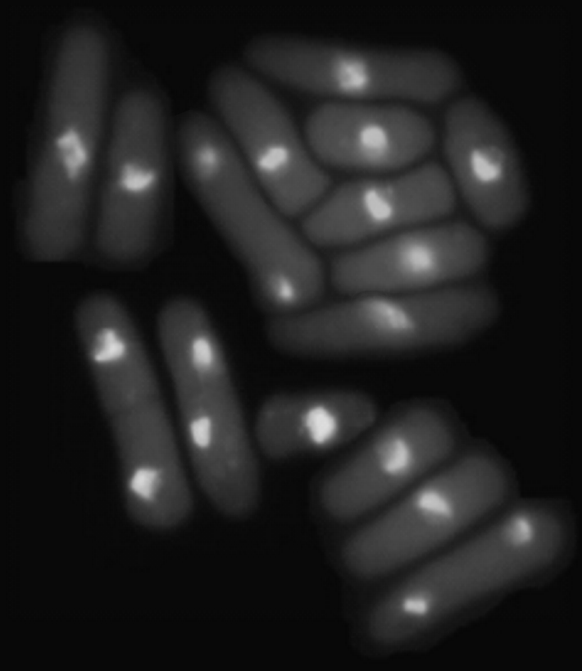
#> input picture immagini/Immagini/yeast.tif, 582 x 671 px, shrunk from 710 x 818 before the run, found by its file name
$ python esercizio_6.py
#> lines starting #> are read from the running program, lines starting #| are printed output that depends on the picture; after the words box and inside, x2 and y2 are one past the last pixel; in counts of white or black regions, pixels touching at a corner belong together
import numpy as np
import matplotlib.pyplot as plt
import scipy.ndimage as ndi
import skimage.io as io
from sklearn.cluster import k_means

def thresholding_locale(x):
    a = 30
    b = 1.5
    avg_glob = np.mean(x)
#> avg_glob = 33.11
    std_loc = ndi.generic_filter(x, np.std, (3,3))
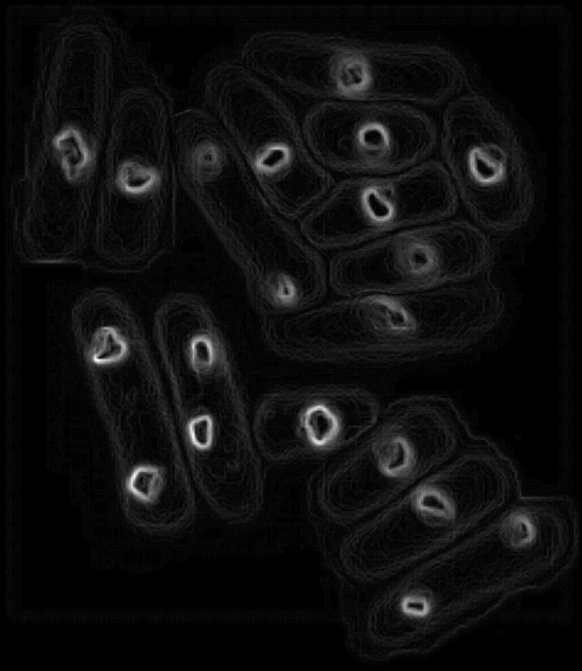
#> std_loc: shape (671, 582) float32; min 0, max 21.3, mean 1.2; drawn with min black and max white
    map = (x>std_loc*a) & (x>avg_glob*b)
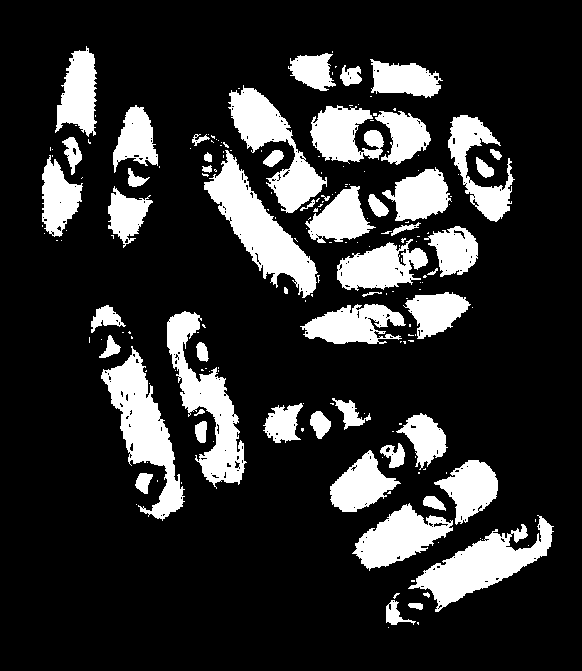
#> map: shape (671, 582) bool; 18.6% white; 190 white regions (136 under 20 px), largest, box (x1, y1, x2, y2) and area: (204, 150, 318, 298) 5588, (101, 346, 185, 521) 5286, (167, 311, 247, 489) 5045
    return map

if __name__ == '__main__':
    path = 'C:\\Users\\rocco\\Documents\\università\\ESM\\laboratorio\\Immagini\\'
    im = path + 'yeast.tif'

    x = np.float32(io.imread(im))
    map = thresholding_locale(x)

    plt.figure(1)
    plt.imshow(x, clim=[0,255], cmap='gray')
    plt.title('input')
    plt.colorbar()
    plt.figure(2)
    plt.imshow(map, clim=[0,1], cmap='gray')
    plt.title('label map')

    plt.show()
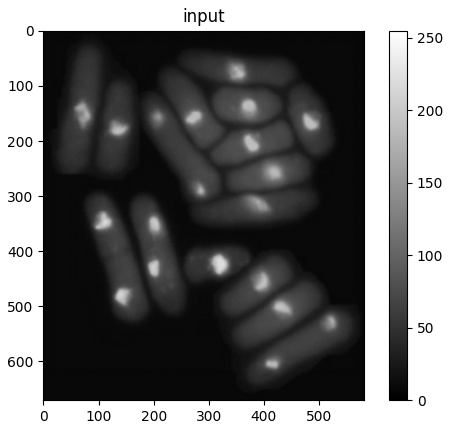
#> figure drawn by matplotlib, 2 panels
